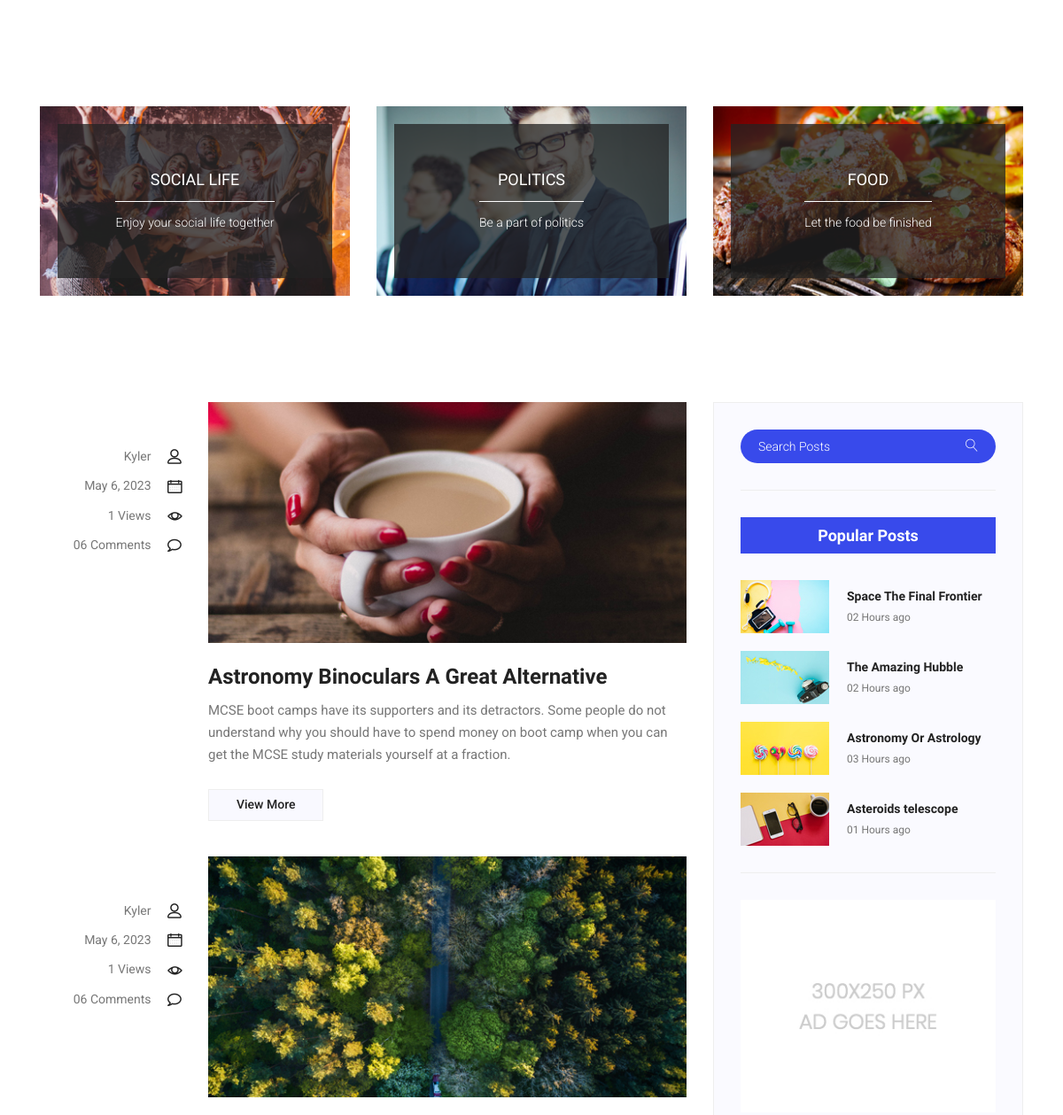
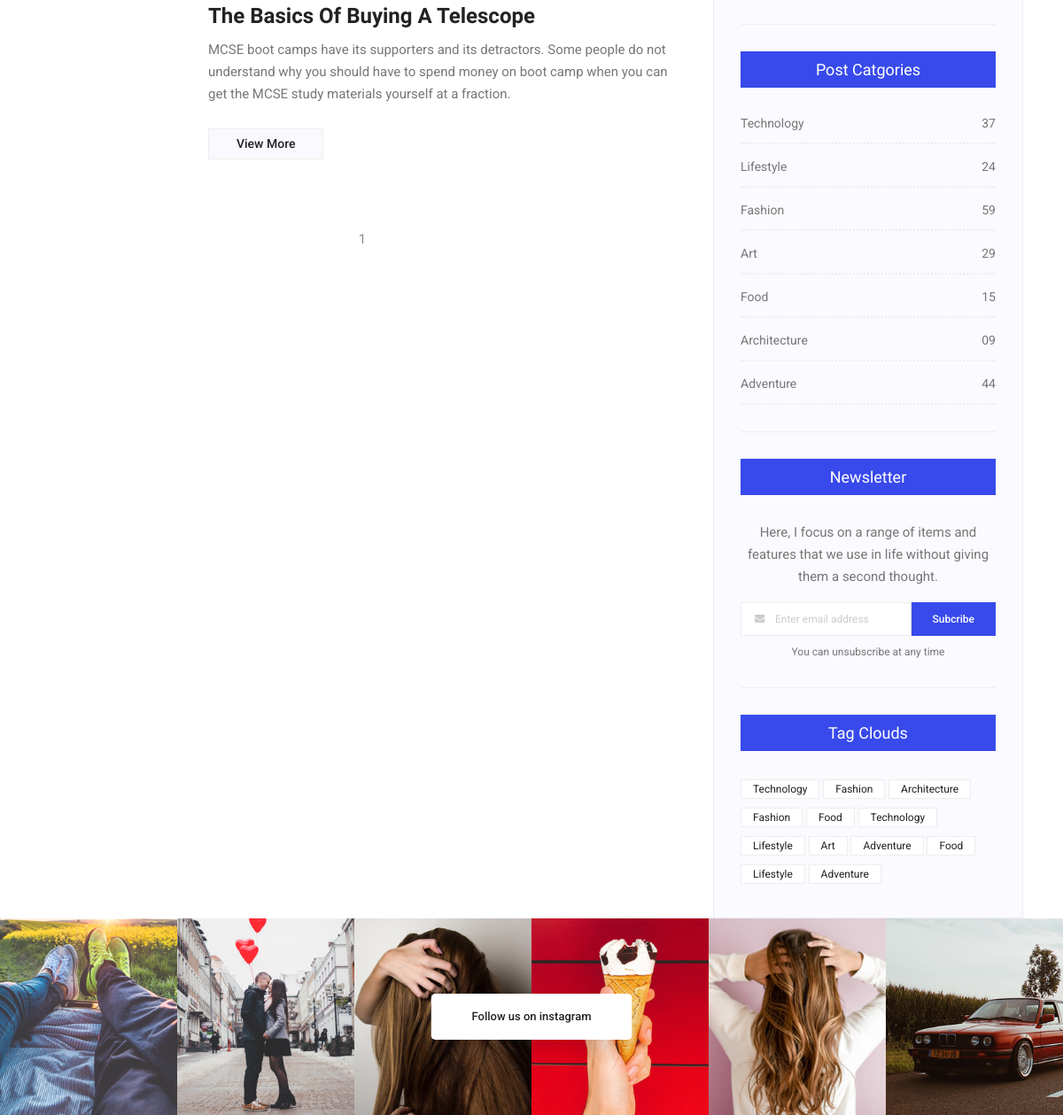
Screenshot of /blog/ with the database file from the repository (2 pictures, top to bottom).
### blog/models.py (models this page shows, shortened)
class Post(models.Model):
    title = models.CharField(max_length=45)
    image = models.ImageField(upload_to='images', null=True, blank=True)
    description = models.TextField()
    publish_date = models.DateField(auto_now_add=True)
    author = models.ForeignKey(Author, on_delete=models.CASCADE, null=True)
    tag = models.ManyToManyField(PostTag, verbose_name='Post tags', blank=True)
    is_active = models.BooleanField(default=False, verbose_name='Active')
    slug = models.SlugField(default="", null=False, db_index=True, blank=True, editable=False, unique=True)
    class Meta:
        verbose_name = 'Post'
        verbose_name_plural = 'Posts'

class Author(models.Model):
    JUNIOR = 'JR'
    SENIOR = 'SR'
    AUTHOR_LEVEL_CHOICES = [
        (JUNIOR, 'Junior'),
        (SENIOR, 'Senior')
    ]
    name = models.CharField(max_length=30)
    level = models.CharField(max_length=2, choices=AUTHOR_LEVEL_CHOICES, default=JUNIOR)
    bio = models.TextField()
    class Meta:
        verbose_name = 'Author'
        verbose_name_plural = 'Authors'
    def __str__(self):
        return self.name

### blog/views.py (the view)
# urls.py: path('', BlogListView.as_view(), name='blog-page'),
class BlogListView(ListView):
    model = Post
    template_name = 'blog/blog.html'
    context_object_name = 'posts'
    queryset = Post.objects.annotate(views=Count('postvisit')).filter(is_active=True)
    ordering = ['-publish_date']
    paginate_by = 3
    def get_context_data(self, **kwargs):
        context = super(BlogListView, self).get_context_data()
        post_tags = self.kwargs.get('tag')
        context['tags'] = post_tags
        return context
    def get_queryset(self):
        query = super(BlogListView, self).get_queryset()
        request: HttpRequest = self.request
        post_name = request.GET.get('search')
        if post_name is not None:
            query = query.filter(title__icontains=post_name)
        return query

### blog/templates/blog/blog.html (shortened to what this page needs)
{% extends 'base.html' %}
{% block content %}
  <section class="blog_categorie_area">
    <div class="container">
      <div class="row">
        <div class="col-sm-6 col-lg-4 mb-4 mb-lg-0">
            <div class="categories_post">
                <div class="categories_details">
                    <div class="categories_text">
                        <a href="post-detail.html">
                            <h5>Social Life</h5>
                        </a>
                        <div class="border_line"></div>
                        <p>Enjoy your social life together</p>
                    </div>
                </div>
            </div>
        </div>
        <div class="col-sm-6 col-lg-4 mb-4 mb-lg-0">
          <div class="categories_post">
            <div class="categories_details">
              <div class="categories_text">
                <a href="post-detail.html">
                    <h5>Politics</h5>
                </a>
                <div class="border_line"></div>
                <p>Be a part of politics</p>
              </div>
            </div>
          </div>
        </div>
        <div class="col-sm-6 col-lg-4 mb-4 mb-lg-0">
            <div class="categories_post">
                <div class="categories_details">
                    <div class="categories_text">
                        <a href="post-detail.html">
                            <h5>Food</h5>
                        </a>
                        <div class="border_line"></div>
                        <p>Let the food be finished</p>
                    </div>
                </div>
            </div>
        </div>
      </div>
    </div>
  </section>
  <section class="blog_area">
      <div class="container">
          <div class="row">
              <div class="col-lg-8">
                  <div class="blog_left_sidebar">
                      {% for post in posts %}
                      <article class="row blog_item">
                          <div class="col-md-3">
                              <div class="blog_info text-right">
                                  <div class="post_tag">
                                  </div>
                                  <ul class="blog_meta list">
                                      <li>
                                          <a href="#">{{ post.author }}
                                              <i class="lnr lnr-user"></i>
                                          </a>
                                      </li>
                                      <li>
                                          <a href="#">{{ post.publish_date }}
                                              <i class="lnr lnr-calendar-full"></i>
                                          </a>
                                      </li>
                                      <li>
                                          <a href="#">{{ post.views }} Views
                                              <i class="lnr lnr-eye"></i>
                                          </a>
                                      </li>
                                      <li>
                                          <a href="#">06 Comments
                                              <i class="lnr lnr-bubble"></i>
                                          </a>
                                      </li>
                                  </ul>
                              </div>
                          </div>
                          <div class="col-md-9">
                              <div class="blog_post">
                                  <img src="{{ post.image.url }}" alt="">
                                  <div class="blog_details">
                                      <a href="{% url 'post-detail' slug=post.slug %}">
                                          <h2>{{ post.title }}</h2>
                                      </a>
                                      <p>{{ post.description }}</p>
                                      <a class="button button-blog" href="{% url 'post-detail' slug=post.slug %}">View More</a>
                                  </div>
                              </div>
                          </div>
                      </article>
                      {% endfor %}
                      <nav class="blog-pagination justify-content-center d-flex">
                          <ul class="pagination">
                          {% for pageNumber in paginator.page_range %}
                              <li class="page-link {% if page_obj.number == pageNumber %} active {% endif %}"><a class="page-link" href="?page={{ pageNumber }}">{{ pageNumber }}</a></li>
                          {% endfor %}
                          </ul>
                      </nav>
                  </div>
              </div>
              <div class="col-lg-4">
                  <div class="blog_right_sidebar">
                      <aside class="single_sidebar_widget search_widget">
                        <form action="{% url 'search' %}" method="get">
                          <div class="input-group">
                              <input name="search" type="text" id="search" class="form-control" placeholder="Search Posts">
                              <span class="input-group-btn">
                                  <button class="btn btn-default" type="button">
                                      <i class="lnr lnr-magnifier"></i>
                                  </button>
                              </span>
                          </div>
                        </form>
                          <div class="br"></div>
                      </aside>
                      <aside class="single_sidebar_widget popular_post_widget">
                          <h3 class="widget_title">Popular Posts</h3>
                          <div class="media post_item">
                              <img src="../../../static/img/blog/popular-post/post1.jpg" alt="post">
                              <div class="media-body">
                                  <a href="post-detail.html">
                                      <h3>Space The Final Frontier</h3>
                                  </a>
                                  <p>02 Hours ago</p>
                              </div>
                          </div>
                          <div class="media post_item">
                              <img src="../../../static/img/blog/popular-post/post2.jpg" alt="post">
                              <div class="media-body">
                                  <a href="post-detail.html">
                                      <h3>The Amazing Hubble</h3>
                                  </a>
                                  <p>02 Hours ago</p>
                              </div>
                          </div>
                          <div class="media post_item">
                              <img src="../../../static/img/blog/popular-post/post3.jpg" alt="post">
                              <div class="media-body">
                                  <a href="post-detail.html">
                                      <h3>Astronomy Or Astrology</h3>
                                  </a>
                                  <p>03 Hours ago</p>
                              </div>
                          </div>
                          <div class="media post_item">
                              <img src="../../../static/img/blog/popular-post/post4.jpg" alt="post">
                              <div class="media-body">
                                  <a href="post-detail.html">
                                      <h3>Asteroids telescope</h3>
                                  </a>
                                  <p>01 Hours ago</p>
                              </div>
                          </div>
                          <div class="br"></div>
                      </aside>
                      <aside class="single_sidebar_widget ads_widget">
                          <a href="#">
                              <img class="img-fluid" src="../../../static/img/blog/add.jpg" alt="">
                          </a>
                          <div class="br"></div>
                      </aside>
                      <aside class="single_sidebar_widget post_category_widget">
                          <h4 class="widget_title">Post Catgories</h4>
                          <ul class="list cat-list">
                              <li>
                                  <a href="#" class="d-flex justify-content-between">
                                      <p>Technology</p>
                                      <p>37</p>
                                  </a>
                              </li>
                              <li>
                                  <a href="#" class="d-flex justify-content-between">
                                      <p>Lifestyle</p>
                                      <p>24</p>
                                  </a>
                              </li>
                              <li>
                                  <a href="#" class="d-flex justify-content-between">
                                      <p>Fashion</p>
                                      <p>59</p>
                                  </a>
                              </li>
                              <li>
                                  <a href="#" class="d-flex justify-content-between">
                                      <p>Art</p>
                                      <p>29</p>
                                  </a>
                              </li>
                              <li>
                                  <a href="#" class="d-flex justify-content-between">
                                      <p>Food</p>
                                      <p>15</p>
                                  </a>
                              </li>
                              <li>
                                  <a href="#" class="d-flex justify-content-between">
                                      <p>Architecture</p>
                                      <p>09</p>
                                  </a>
                              </li>
                              <li>
                                  <a href="#" class="d-flex justify-content-between">
                                      <p>Adventure</p>
                                      <p>44</p>
                                  </a>
                              </li>
                          </ul>
                          <div class="br"></div>
                      </aside>
                      <aside class="single-sidebar-widget newsletter_widget">
                          <h4 class="widget_title">Newsletter</h4>
                          <p>
                              Here, I focus on a range of items and features that we use in life without giving them a second thought.
                          </p>
                          <div class="form-group d-flex flex-row">
                              <div class="input-group">
                                  <div class="input-group-prepend">
                                      <div class="input-group-text">
                                          <i class="fa fa-envelope" aria-hidden="true"></i>
                                      </div>
                                  </div>
                                  <input type="text" class="form-control" id="inlineFormInputGroup" placeholder="Enter email address" onfocus="this.placeholder = ''"
                                      onblur="this.placeholder = 'Enter email'">
                              </div>
                              <a href="#" class="bbtns">Subcribe</a>
                          </div>
                          <p class="text-bottom">You can unsubscribe at any time</p>
                          <div class="br"></div>
                      </aside>
                      <aside class="single-sidebar-widget tag_cloud_widget">
                          <h4 class="widget_title">Tag Clouds</h4>
                          <ul class="list">
                              <li>
                                  <a href="#">Technology</a>
                              </li>
                              <li>
                                  <a href="#">Fashion</a>
                              </li>
                              <li>
                                  <a href="#">Architecture</a>
                              </li>
                              <li>
                                  <a href="#">Fashion</a>
                              </li>
                              <li>
                                  <a href="#">Food</a>
                              </li>
                              <li>
                                  <a href="#">Technology</a>
                              </li>
                              <li>
                                  <a href="#">Lifestyle</a>
                              </li>
                              <li>
                                  <a href="#">Art</a>
                              </li>
                              <li>
                                  <a href="#">Adventure</a>
                              </li>
                              <li>
                                  <a href="#">Food</a>
                              </li>
                              <li>
                                  <a href="#">Lifestyle</a>
                              </li>
                              <li>
                                  <a href="#">Adventure</a>
                              </li>
                          </ul>
                      </aside>
                  </div>
              </div>
          </div>
      </div>
  </section>
  <section class="instagram_area">
    <div class="container box_1620">
      <div class="insta_btn">
        <a class="btn theme_btn" href="#">Follow us on instagram</a>
      </div>
      <div class="instagram_image row m0">
        <a href="#"><img src="../../../static/img/instagram/ins-1.jpg" alt=""></a>
        <a href="#"><img src="../../../static/img/instagram/ins-2.jpg" alt=""></a>
        <a href="#"><img src="../../../static/img/instagram/ins-3.jpg" alt=""></a>
        <a href="#"><img src="../../../static/img/instagram/ins-4.jpg" alt=""></a>
        <a href="#"><img src="../../../static/img/instagram/ins-5.jpg" alt=""></a>
        <a href="#"><img src="../../../static/img/instagram/ins-6.jpg" alt=""></a>
      </div>
    </div>
  </section>
{% endblock content %}

### rows the page displays
Post: author "Kyler", publish_date "May 6, 2023", views "1", image (picture), title "Astronomy Binoculars A Great Alternative", description "MCSE boot camps have its supporters and its detractors. Some people do not understand why you should have to spend money on boot camp when you can get the MCSE study materials yourself at a fraction."
Post: author "Kyler", publish_date "May 6, 2023", views "1", image (picture), title "The Basics Of Buying A Telescope", description "MCSE boot camps have its supporters and its detractors. Some people do not understand why you should have to spend money on boot camp when you can get the MCSE study materials yourself at a fraction."

### other values shown
{{ pageNumber }} "1"
